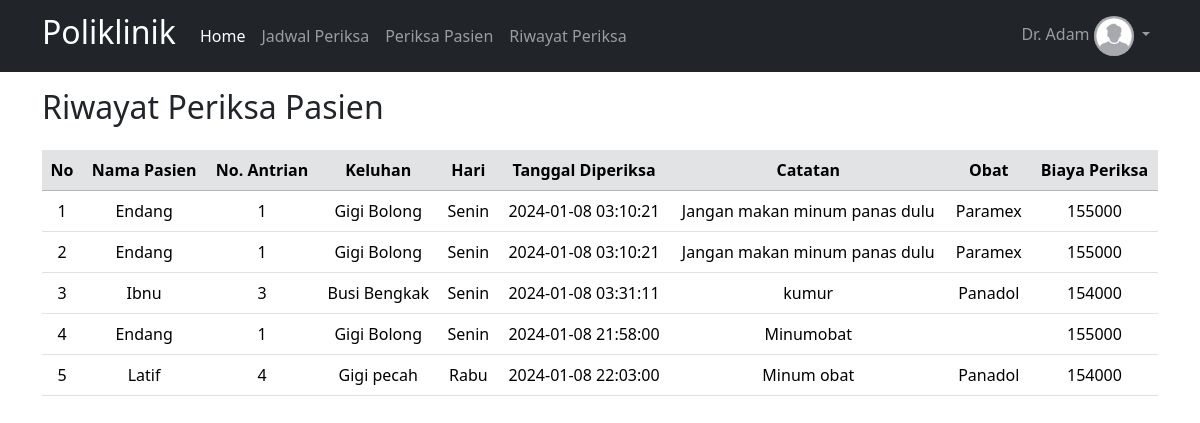
The page /dashboardDokter.php?page=riwayat (signed in) on the database its author committed.
### tables this page shows
CREATE TABLE `daftar_poli` (
  `id` int(10) UNSIGNED NOT NULL,
  `id_pasien` int(10) UNSIGNED NOT NULL,
  `id_jadwal` int(10) UNSIGNED NOT NULL,
  `keluhan` text NOT NULL,
  `no_antrian` int(10) UNSIGNED NOT NULL,
  `tanggal` timestamp NOT NULL DEFAULT current_timestamp() ON UPDATE current_timestamp()
);

CREATE TABLE `pasien` (
  `id` int(10) UNSIGNED NOT NULL,
  `nama` varchar(255) NOT NULL,
  `alamat` varchar(255) NOT NULL,
  `no_ktp` varchar(255) NOT NULL,
  `no_hp` varchar(50) NOT NULL,
  `no_rm` varchar(25) NOT NULL
);

CREATE TABLE `jadwal_periksa` (
  `id` int(10) UNSIGNED NOT NULL,
  `id_dokter` int(10) UNSIGNED NOT NULL,
  `hari` enum('Senin','Selasa','Rabu','Kamis','Jumat','Sabtu') NOT NULL,
  `jam_mulai` time NOT NULL,
  `jam_selesai` time NOT NULL,
  `status` enum('Aktif','Tidak Aktif') NOT NULL
);

CREATE TABLE `periksa` (
  `id` int(10) UNSIGNED NOT NULL,
  `id_daftar_poli` int(10) UNSIGNED NOT NULL,
  `tgl_periksa` datetime NOT NULL,
  `catatan` text NOT NULL,
  `biaya_periksa` int(11) NOT NULL
);

CREATE TABLE `obat` (
  `id` int(10) UNSIGNED NOT NULL,
  `nama_obat` varchar(50) NOT NULL,
  `kemasan` varchar(35) NOT NULL,
  `harga` int(11) NOT NULL
);

### riwayat.php (the view, shortened to what this page needs)
<main id="periksapasien-page">
    <div class="container" style="margin-top: 5.5rem;">
        <div class="row">
            <h2 class="ps-0">Riwayat Periksa Pasien</h2>
            <div class="table-responsive mt-3 px-0">
                <table class="table text-center">
                    <thead class="table-secondary">
                        <tr>
                            <th valign="middle">No</th>
                            <th valign="middle">Nama Pasien</th>
                            <th valign="middle">No. Antrian</th>
                            <th valign="middle">Keluhan</th>
                            <th valign="middle">Hari</th>
                            <th valign="middle">Tanggal Diperiksa</th>
                            <th valign="middle">Catatan</th>
                            <th valign="middle">Obat</th>
                            <th valign="middle">Biaya Periksa</th>
                        </tr>
                    </thead>
                    <tbody>
                    <?php
                        $id_dokter = $_SESSION['id'];
                        $result = mysqli_query($mysqli, "
                        SELECT daftar_poli.*, pasien.nama AS nama, jadwal_periksa.hari, periksa.tgl_periksa, periksa.catatan, periksa.biaya_periksa, obat.nama_obat AS nama_obat
                        FROM daftar_poli
                        JOIN jadwal_periksa ON daftar_poli.id_jadwal = jadwal_periksa.id
                        JOIN pasien ON daftar_poli.id_pasien = pasien.id
                        LEFT JOIN periksa ON daftar_poli.id = periksa.id_daftar_poli
                        LEFT JOIN detail_periksa ON periksa.id = detail_periksa.id_periksa
                        LEFT JOIN obat ON detail_periksa.id_obat = obat.id
                        WHERE jadwal_periksa.id_dokter = '$id_dokter' AND periksa.id_daftar_poli IS NOT NULL
                        ");
                        $no = 1;
                        while ($data = mysqli_fetch_array($result)) :
                    ?>
                                <tr>
                                    <td><?php echo $no++ ?></td>
                                    <td><?php echo $data['nama'] ?></td>
                                    <td><?php echo $data['no_antrian'] ?></td>
                                    <td><?php echo $data['keluhan'] ?></td>
                                    <td><?php echo $data['hari'] ?></td>
                                    <td><?php echo $data['tgl_periksa'] ?></td>
                                    <td><?php echo $data['catatan'] ?></td>
                                    <td><?php echo $data['nama_obat'] ?></td>
                                    <td><?php echo $data['biaya_periksa'] ?></td>
                                </tr>
                        <?php endwhile; ?>
                    </tbody>
                </table>
            </div>
        </div>
    </div>
</main>

### rows shown on the page
daftar_poli: id_pasien.nama "Endang", no_antrian "1", keluhan "Gigi Bolong", id_jadwal.hari "Senin", periksa.tgl_periksa "2024-01-08 03:10:21", periksa.catatan "Jangan makan minum panas dulu", obat.nama_obat "Paramex", periksa.biaya_periksa "155000", periksa.tgl_periksa "2024-01-08 21:58:00", periksa.catatan "Minumobat"
daftar_poli: id_pasien.nama "Ibnu", no_antrian "3", keluhan "Busi Bengkak", id_jadwal.hari "Senin", periksa.tgl_periksa "2024-01-08 03:31:11", periksa.catatan "kumur", obat.nama_obat "Panadol", periksa.biaya_periksa "154000"
daftar_poli: id_pasien.nama "Latif", no_antrian "4", keluhan "Gigi pecah", id_jadwal.hari "Rabu", periksa.tgl_periksa "2024-01-08 22:03:00", periksa.catatan "Minum obat", obat.nama_obat "Panadol", periksa.biaya_periksa "154000"

### other values the page prints
$_SESSION['nama'] "Dr. Adam"
